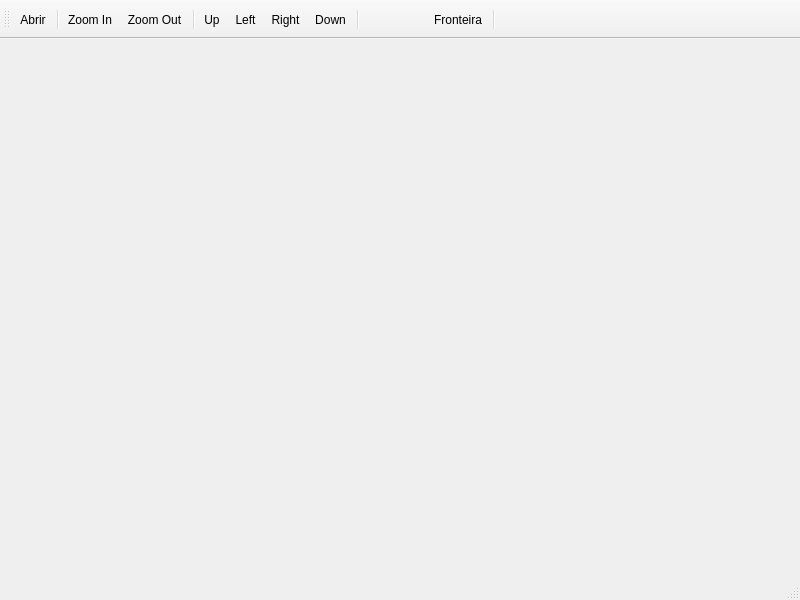
<?xml version="1.0" encoding="UTF-8"?>
<ui version="4.0">
 <class>MainWindow</class>
 <widget class="QMainWindow" name="MainWindow">
  <property name="geometry">
   <rect>
    <x>0</x>
    <y>0</y>
    <width>800</width>
    <height>600</height>
   </rect>
  </property>
  <property name="windowTitle">
   <string>Trabalho 3 - Half-Edge</string>
  </property>
  <widget class="QWidget" name="centralwidget"/>
  <widget class="QMenuBar" name="menubar">
   <property name="geometry">
    <rect>
     <x>0</x>
     <y>0</y>
     <width>800</width>
     <height>25</height>
    </rect>
   </property>
  </widget>
  <widget class="QStatusBar" name="statusbar"/>
  <widget class="QToolBar" name="toolBar">
   <property name="enabled">
    <bool>true</bool>
   </property>
   <property name="windowTitle">
    <string>toolBar</string>
   </property>
   <attribute name="toolBarArea">
    <enum>TopToolBarArea</enum>
   </attribute>
   <attribute name="toolBarBreak">
    <bool>false</bool>
   </attribute>
   <addaction name="actionOpen_File"/>
   <addaction name="separator"/>
   <addaction name="actionZoom_In"/>
   <addaction name="actionZoom_Out"/>
   <addaction name="separator"/>
   <addaction name="actionUp"/>
   <addaction name="actionLeft"/>
   <addaction name="actionRight"/>
   <addaction name="actionDown"/>
   <addaction name="separator"/>
   <addaction name="actionVertice"/>
   <addaction name="actionAresta"/>
   <addaction name="actionFace"/>
   <addaction name="separator"/>
   <addaction name="actionBondary"/>
  </widget>
  <action name="actionOpen_File">
   <property name="text">
    <string>Abrir</string>
   </property>
   <property name="shortcut">
    <string>Ctrl+F</string>
   </property>
  </action>
  <action name="actionZoom_In">
   <property name="icon">
    <iconset resource="../trabalho3.qrc">
     <normaloff>:/zoom-in</normaloff>:/zoom-in</iconset>
   </property>
   <property name="text">
    <string>Zoom In</string>
   </property>
   <property name="shortcut">
    <string>Ctrl+I</string>
   </property>
  </action>
  <action name="actionZoom_Out">
   <property name="icon">
    <iconset resource="../trabalho3.qrc">
     <normaloff>:/zoom-out</normaloff>:/zoom-out</iconset>
   </property>
   <property name="text">
    <string>Zoom Out</string>
   </property>
   <property name="shortcut">
    <string>Ctrl+O</string>
   </property>
  </action>
  <action name="actionUp">
   <property name="icon">
    <iconset resource="../trabalho3.qrc">
     <normaloff>:/arrow-up</normaloff>:/arrow-up</iconset>
   </property>
   <property name="text">
    <string>Up</string>
   </property>
   <property name="shortcut">
    <string>Ctrl+Up</string>
   </property>
  </action>
  <action name="actionLeft">
   <property name="icon">
    <iconset resource="../trabalho3.qrc">
     <normaloff>:/arrow-left</normaloff>:/arrow-left</iconset>
   </property>
   <property name="text">
    <string>Left</string>
   </property>
   <property name="shortcut">
    <string>Ctrl+Left</string>
   </property>
  </action>
  <action name="actionRight">
   <property name="icon">
    <iconset resource="../trabalho3.qrc">
     <normaloff>:/arrow-rigth</normaloff>:/arrow-rigth</iconset>
   </property>
   <property name="text">
    <string>Right</string>
   </property>
   <property name="shortcut">
    <string>Ctrl+Right</string>
   </property>
  </action>
  <action name="actionDown">
   <property name="icon">
    <iconset resource="../trabalho3.qrc">
     <normaloff>:/arrow-down</normaloff>:/arrow-down</iconset>
   </property>
   <property name="text">
    <string>Down</string>
   </property>
   <property name="shortcut">
    <string>Ctrl+Down</string>
   </property>
  </action>
  <action name="actionVertice">
   <property name="checkable">
    <bool>true</bool>
   </property>
   <property name="icon">
    <iconset resource="../trabalho3.qrc">
     <normaloff>:/vertice</normaloff>:/vertice</iconset>
   </property>
   <property name="toolTip">
    <string>Vertice</string>
   </property>
  </action>
  <action name="actionAresta">
   <property name="checkable">
    <bool>true</bool>
   </property>
   <property name="icon">
    <iconset resource="../trabalho3.qrc">
     <normaloff>:/aresta</normaloff>:/aresta</iconset>
   </property>
   <property name="text">
    <string/>
   </property>
   <property name="toolTip">
    <string>Aresta</string>
   </property>
  </action>
  <action name="actionFace">
   <property name="checkable">
    <bool>true</bool>
   </property>
   <property name="icon">
    <iconset resource="../trabalho3.qrc">
     <normaloff>:/face</normaloff>:/face</iconset>
   </property>
   <property name="text">
    <string> </string>
   </property>
   <property name="iconText">
    <string>Fronteira</string>
   </property>
   <property name="toolTip">
    <string>Face</string>
   </property>
  </action>
  <action name="actionConvex_Hull">
   <property name="icon">
    <iconset resource="../trabalho3.qrc">
     <normaloff>:/convexhull</normaloff>:/convexhull</iconset>
   </property>
   <property name="text">
    <string>Convex Hull</string>
   </property>
   <property name="shortcut">
    <string>Ctrl+H</string>
   </property>
  </action>
  <action name="actionBondary">
   <property name="checkable">
    <bool>true</bool>
   </property>
   <property name="text">
    <string/>
   </property>
  </action>
  <action name="actionAddVertice">
   <property name="checkable">
    <bool>true</bool>
   </property>
   <property name="text">
    <string>add vertice</string>
   </property>
   <property name="toolTip">
    <string>Adicionar Vertice</string>
   </property>
  </action>
 </widget>
 <resources>
  <include location="../trabalho3.qrc"/>
 </resources>
 <connections/>
</ui>
